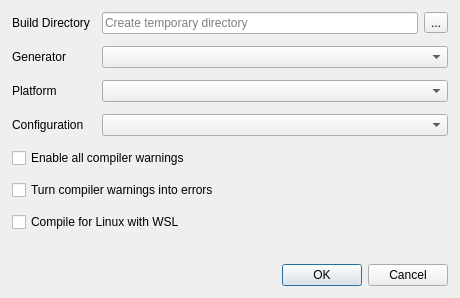
<?xml version="1.0" encoding="UTF-8"?>
<ui version="4.0">
 <class>BuildDialog</class>
 <widget class="QDialog" name="BuildDialog">
  <property name="geometry">
   <rect>
    <x>0</x>
    <y>0</y>
    <width>460</width>
    <height>298</height>
   </rect>
  </property>
  <property name="windowTitle">
   <string>Build Platform Binary</string>
  </property>
  <layout class="QGridLayout" name="gridLayout">
   <property name="leftMargin">
    <number>12</number>
   </property>
   <property name="topMargin">
    <number>12</number>
   </property>
   <property name="rightMargin">
    <number>12</number>
   </property>
   <property name="bottomMargin">
    <number>12</number>
   </property>
   <property name="spacing">
    <number>12</number>
   </property>
   <item row="0" column="0">
    <widget class="QLabel" name="label_4">
     <property name="text">
      <string>Build Directory</string>
     </property>
    </widget>
   </item>
   <item row="2" column="1">
    <widget class="QComboBox" name="generatorComboBox"/>
   </item>
   <item row="3" column="1">
    <widget class="QComboBox" name="platformComboBox"/>
   </item>
   <item row="4" column="0">
    <widget class="QLabel" name="label_3">
     <property name="text">
      <string>Configuration</string>
     </property>
    </widget>
   </item>
   <item row="8" column="0">
    <spacer name="verticalSpacer">
     <property name="orientation">
      <enum>Qt::Orientation::Vertical</enum>
     </property>
     <property name="sizeHint" stdset="0">
      <size>
       <width>20</width>
       <height>40</height>
      </size>
     </property>
    </spacer>
   </item>
   <item row="2" column="0">
    <widget class="QLabel" name="label_2">
     <property name="text">
      <string>Generator</string>
     </property>
    </widget>
   </item>
   <item row="5" column="0" colspan="2">
    <widget class="QCheckBox" name="allWarningsCheckBox">
     <property name="text">
      <string>Enable all compiler warnings</string>
     </property>
    </widget>
   </item>
   <item row="4" column="1">
    <widget class="QComboBox" name="configurationComboBox"/>
   </item>
   <item row="9" column="0" colspan="2">
    <widget class="QDialogButtonBox" name="buttonBox">
     <property name="orientation">
      <enum>Qt::Orientation::Horizontal</enum>
     </property>
     <property name="standardButtons">
      <set>QDialogButtonBox::StandardButton::Cancel|QDialogButtonBox::StandardButton::Ok</set>
     </property>
    </widget>
   </item>
   <item row="3" column="0">
    <widget class="QLabel" name="label">
     <property name="text">
      <string>Platform</string>
     </property>
    </widget>
   </item>
   <item row="7" column="0" colspan="2">
    <widget class="QCheckBox" name="compileWithWslCheckBox">
     <property name="text">
      <string>Compile for Linux with WSL</string>
     </property>
    </widget>
   </item>
   <item row="0" column="1">
    <widget class="QWidget" name="widget" native="true">
     <layout class="QHBoxLayout" name="horizontalLayout">
      <property name="leftMargin">
       <number>0</number>
      </property>
      <property name="topMargin">
       <number>0</number>
      </property>
      <property name="rightMargin">
       <number>0</number>
      </property>
      <property name="bottomMargin">
       <number>0</number>
      </property>
      <item>
       <widget class="QLineEdit" name="buildDirectoryLineEdit">
        <property name="text">
         <string/>
        </property>
        <property name="placeholderText">
         <string>Create temporary directory</string>
        </property>
       </widget>
      </item>
      <item>
       <widget class="QToolButton" name="selectBuildDirectoryToolButton">
        <property name="text">
         <string>...</string>
        </property>
       </widget>
      </item>
     </layout>
    </widget>
   </item>
   <item row="6" column="0" colspan="2">
    <widget class="QCheckBox" name="warningAsErrorCheckBox">
     <property name="text">
      <string>Turn compiler warnings into errors</string>
     </property>
    </widget>
   </item>
  </layout>
 </widget>
 <resources/>
 <connections>
  <connection>
   <sender>buttonBox</sender>
   <signal>accepted()</signal>
   <receiver>BuildDialog</receiver>
   <slot>accept()</slot>
   <hints>
    <hint type="sourcelabel">
     <x>248</x>
     <y>254</y>
    </hint>
    <hint type="destinationlabel">
     <x>157</x>
     <y>274</y>
    </hint>
   </hints>
  </connection>
  <connection>
   <sender>buttonBox</sender>
   <signal>rejected()</signal>
   <receiver>BuildDialog</receiver>
   <slot>reject()</slot>
   <hints>
    <hint type="sourcelabel">
     <x>316</x>
     <y>260</y>
    </hint>
    <hint type="destinationlabel">
     <x>286</x>
     <y>274</y>
    </hint>
   </hints>
  </connection>
 </connections>
</ui>
